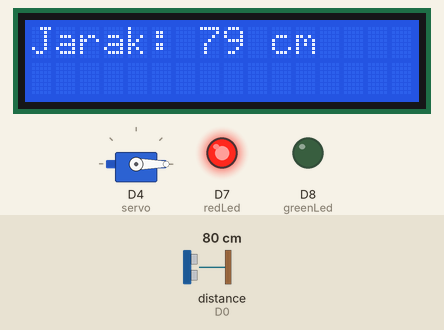
Simulated run of this program. Board: ESP8266 (NodeMCU). Parts: servo, 16×2 character LCD, output pins drawn as LEDs (lit = HIGH). Wiring (inferred from the names in the program): ultrasonic range finder: trigger D1; echo D0. Inputs (shaded band) come from the test bench; at power-on: distance to the obstacle (sensor on D0) 80 cm. The echo pulse lasts 58.3 µs per cm; pins used as bus, display or sensor lines are not drawn; what the program prints to the serial monitor is not drawn.

Above: at 1.2 s.
1.3 s: distance to the obstacle (sensor on D0) set to 13 cm
At 2.9 s:
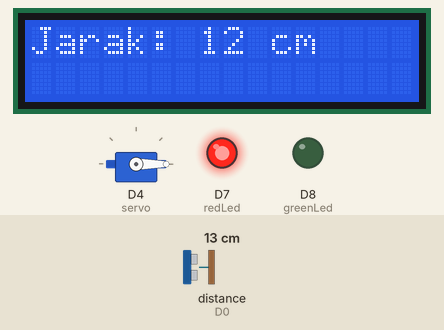
3.6 s: distance to the obstacle (sensor on D0) set to 10 cm
At 5.3 s:
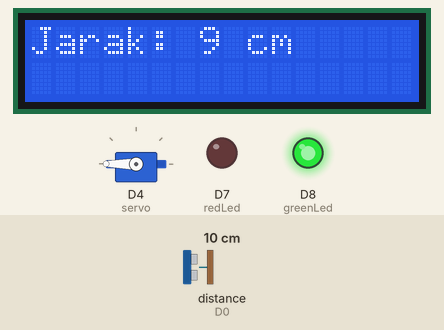
5.6 s: distance to the obstacle (sensor on D0) set to 2 cm
At 6.9 s:
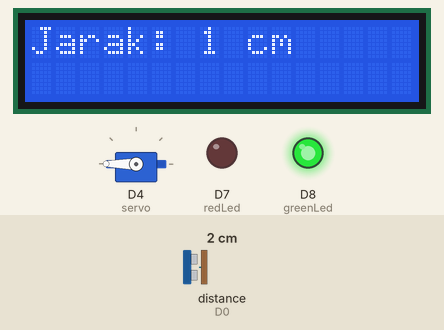
Timing chart, 0 to 8.6 s (numbered marks = the images above; inputs shaded):
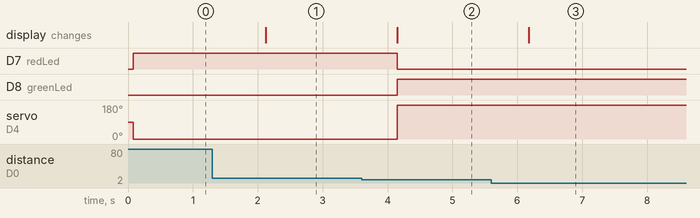

The program:

main.cpp
```cpp
#include <Arduino.h>
#include <Servo.h>
#include <LiquidCrystal_I2C.h>

int echoPin = D0;
int trigPin = D1;

long duration;
int distance;

int redLed = D7;
int greenLed = D8;

Servo servo;

LiquidCrystal_I2C lcd(0x27, 16, 2);
int SDA_pin = D5;
int SCL_pin = D6;

void setup()
{
  pinMode(trigPin, OUTPUT);
  pinMode(echoPin, INPUT);
  pinMode(redLed, OUTPUT);
  pinMode(greenLed, OUTPUT);
  Serial.begin(9600);

  servo.attach(D4);

  Wire.begin(SDA_pin, SCL_pin);
  lcd.init();
  lcd.backlight();
}

void loop()
{
  digitalWrite(trigPin, LOW);
  delayMicroseconds(5);
  digitalWrite(trigPin, HIGH);
  delayMicroseconds(10);
  digitalWrite(trigPin, LOW);

  duration = pulseIn(echoPin, HIGH);
  distance = 0.034 * duration / 2;

  Serial.println("Jarak: ");
  Serial.print(distance);
  Serial.println(" cm");

  lcd.clear();
  lcd.setCursor(0, 0);
  lcd.print("Jarak: ");
  lcd.print(distance);
  lcd.print(" cm");

  if (distance <= 10)
  {
    digitalWrite(greenLed, HIGH);
    digitalWrite(redLed, LOW);
    servo.write(180);
  }
  else
  {
    digitalWrite(redLed, HIGH);
    digitalWrite(greenLed, LOW);
    servo.write(0);
  }

  delay(1000);
}
```

Measured:
- the behaviour switches between 12 and 11 cm on distance to the obstacle (sensor on D0) (found by bisection; images 1 and 2)
- after the input at 1.3 s, the display: changes after 0.82 s (image 1)
- after the input at 3.6 s, D7 (redLed): HIGH → LOW after 0.55 s; D8 (greenLed): LOW → HIGH after 0.55 s; servo on D4 (servo): 0° → 180° after 0.55 s; the display: changes after 0.55 s (image 2)
- after the input at 5.6 s, the display: changes after 0.58 s (image 3)
